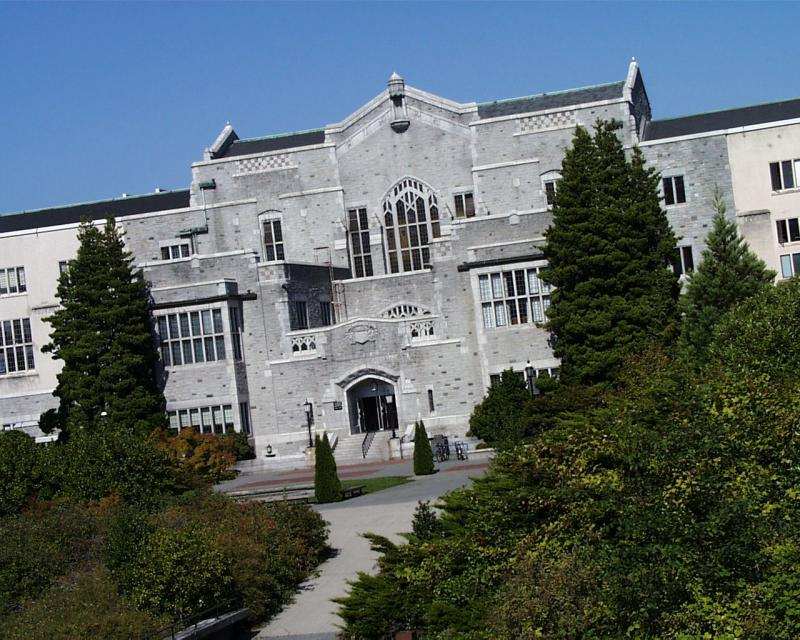
#> input picture networks/img1.jpg, 800 x 640 px; the run also reads 1 picture not shown here
$ jupyter execute --allow-errors demo_PPI_images.ipynb
#> lines starting #> are read from the running program, lines starting #| are printed output that depends on the picture; long printed decimals are rounded
[cell 1]
import time
import networkx
import numpy as np
import scipy
from scipy.optimize import linear_sum_assignment
import cv2

[cell 2]
def compute_alpha(M, delta_f, D, adjacency1, adjacency2, K=0, lamb=1):
    tr_matrix1 = tr_dot(M.T, delta_f)
    tr_matrix2 = tr_dot(delta_f, D.T)
    tr_matrix3 = tr_matrix2
    tr_matrix4 = tr_dot(D.T * adjacency1, D * adjacency2)

    if np.max(K) == 0:
        tr_matrix5 = 0
        tr_matrix6 = 0
    else:

        tr_matrix5 = tr_dot(D.T, K)
        tr_matrix6 = tr_dot(M.T, K)

    tr_matrix1m2m3 = tr_matrix1 - tr_matrix2 - tr_matrix3
    alpha_a = tr_matrix1m2m3 + tr_matrix4
    alpha_b = -tr_matrix1m2m3 - tr_matrix1 + lamb * tr_matrix5 - lamb * tr_matrix6
    alpha_op = -alpha_b / (2 * alpha_a)
    return alpha_op

def tr_dot(a, b):
    # Compute np.trace(a*b)
    trace = np.sum(np.multiply(a, b.T))  #
    return trace

def hugarian(matrix):
    n, m = matrix.shape
    P = np.mat(np.zeros((n, m)))
    row_ind, col_ind = linear_sum_assignment(-matrix)
    P[row_ind, col_ind] = 1
    return P

[cell 3]
def graphmatch_ASM(
    adjacency1, adjacency2, K=0, tol=0.1, alpha=1, lamb=1, gamma0=5, adaptive_alpha=0,niter_max=30
):
    '''
    Find correspondence for pairwise graphs

    Input
    adjacency1/adjacency2:  adjacency matrices for two graphs
    K: product of two feature matrices

    Output
    M: Matching matrix
    runtime: Running time
    '''
    starttime = time.perf_counter()
    n, _ = adjacency1.shape
    m, _ = adjacency2.shape
    big_nm = max(n, m)
    N = np.mat(np.ones((n, m))) / n
    D = np.mat(np.zeros((big_nm, big_nm)))
    gamma = gamma0

    for i in range(niter_max):

        N0 = N
        delta_edges = adjacency1 * N * adjacency2
        D[0:n, 0:m] = delta_edges + lamb * K
        gamma = max(gamma -5, gamma0)
        D, gamma = adaptive_softassign(D, gamma)

        if adaptive_alpha: # Compute optimal alpha
            alpha = compute_alpha(N0, delta_edges, D[0:n, 0:m], adjacency1, adjacency2, K, lamb)
            if alpha >= 0 and alpha < 1:
                print("Alpha is" + str(alpha_op))
            else:
                alpha = 1


        N = (1 - alpha) * N + alpha * D[0:n, 0:m]

        err = abs(N0 / N0.max() - N / N.max()).max()
        print(i, err)
        if err < tol:
            print("Converge")
            break
    M = hugarian(N)
    endtime = time.perf_counter()
    runtime = endtime - starttime
    return M, runtime


def softassign(X, gamma=1):
    # Exponentiate the protfit matrix X to create J
    n, m = X.shape
    X = X/X.max()
    beta = np.log((n + m) / 2) * gamma  #
    J = np.exp(beta *(X))
    # Sinkhorn
    S = sinkhorn(J)
    return S


def sinkhorn(M, num_iters=1000,tol=0.05):
    M = np.array(M)
    n, m = M.shape

    # Initialize the scaling factors u and v
    u, v = np.ones(n), np.ones(m)

    # Run Sinkhorn iterations
    for i in range(num_iters):
        u_new = 1 / np.matmul(M, v)  #Sum of row
        v_new = 1 / np.matmul(M.T, u_new) #Sum of clo

        if i % 5 ==1: # Stopping test
            res_diff =  np.max(np.abs(u-u_new))
            if res_diff<tol:
                u, v = u_new, v_new
                break

        u, v = u_new, v_new

    project_matrix = np.outer(u_new,v_new)
    S = np.multiply(project_matrix, M)
    S = np.mat(S)
    return S

def adaptive_softassign(matrix, gamma_ini=1, eps=0.05):
    matrix = np.array(matrix)
    diff = 10
    Ms0 = softassign(matrix, gamma_ini)
    while diff > eps:
        Ms = np.power(Ms0, ((gamma_ini + 1) / gamma_ini))
        Ms = sinkhorn(Ms)
        diff = np.linalg.norm(Ms - Ms0, 1)
        Ms0 = Ms
        gamma_ini += 1
    Ms = np.mat(Ms)
    return Ms, gamma_ini

# Protein network

#> (a cell that did not finish here is left out)

#> (a cell that did not finish here is left out)

#> (a cell that did not finish here is left out)

# Matching on real image
In this set of experiments,weighted graphs were constructed from images. SIFT(Scale-invariant feature transform) feature descriptor is applied to images. Nodes are selected from key points and edges represent Euclidean distance between nodes.

[cell 7]
img1 = cv2.imread("networks/img1.jpg")
#> img1 is the input picture: shape (640, 800, 3); mean B, G, R 103.5, 101.1, 89.3
img2 = cv2.imread("networks/img2.jpg")
gray1 = cv2.cvtColor(img1, cv2.COLOR_BGR2GRAY)
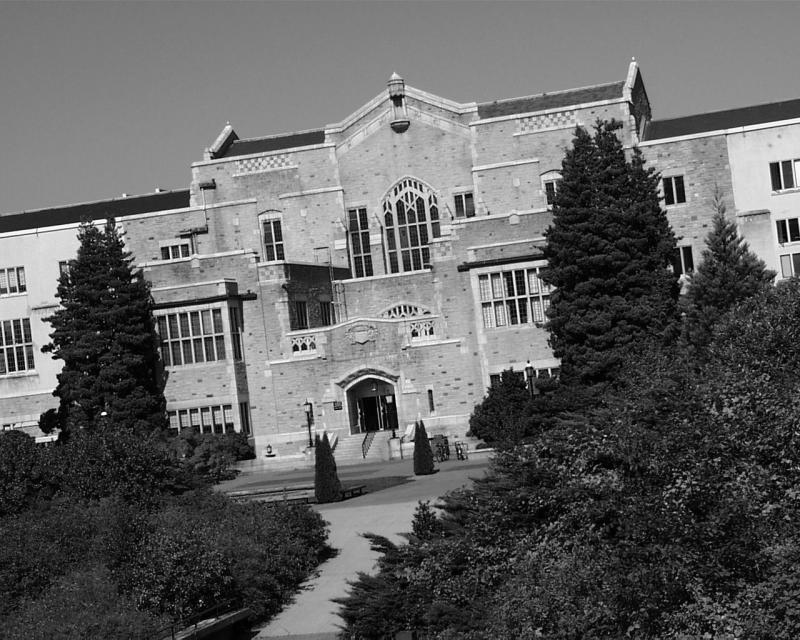
#> gray1: shape (640, 800); min 0, max 255, mean 97.8
gray2 = cv2.cvtColor(img2, cv2.COLOR_BGR2GRAY)
lenth, wide=gray1.shape
#> lenth = 640; wide = 800

## Extract key points

[cell 8]
sift = cv2.xfeatures2d.SIFT_create(nfeatures=1000)
kp1, des1 = sift.detectAndCompute(gray1,None)
#> kp1 = 1000 keypoints; strongest (x, y, size): (295, 348, 4.2), (70, 282, 1.8), (414, 334, 4.3), (304, 347, 4)
kp2, des2 = sift.detectAndCompute(gray2,None)
#> kp2 = 1000 keypoints; strongest (x, y, size): (295, 348, 4.1), (414, 334, 4.2), (406, 194, 2), (304, 347, 3.9)

future1=np.mat(des1)
future2=np.mat(des2)
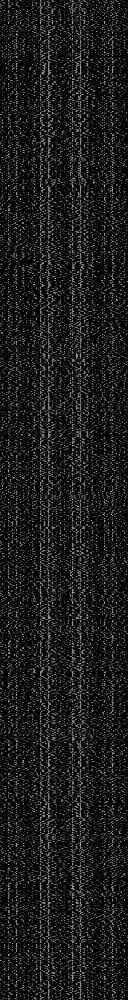
#> future2: shape (1000, 128) float32; min 0, max 190, mean 26.2

[cell 9]
# The key points in picture

# img_with_keypoints = cv2.drawKeypoints(img1, kp1, None, flags = cv2.DRAW_MATCHES_FLAGS_DRAW_RICH_KEYPOINTS)
# cv2.imshow('Image with SIFT Keypoints', img_with_keypoints)
# cv2.waitKey(0)  # Click 'space bar' to close the picture
# cv2.destroyAllWindows()

## Construct  adjacency matrices

[cell 10]
def coordinate(point):
    coordinates=np.mat(np.zeros((len(point),2)))
#> coordinates = 1000 pairs, first value 0 to 0, second value 0 to 0
    for i in range(len(point)):   # range(i)=range(0,i)=[0,i)
        for j in range(2):
            coordinates[i, j] = point[i].pt[j]
#> after the loop, coordinates = 1000 pairs, first value 4.14 to 795.9, second value 75.67 to 636.2
    return coordinates


def EuclidMatrix(coordinates):
    n = coordinates.shape[0]
    edge = np.mat(np.zeros((n, n)))
    for i in range(n):
        for j in range(i + 1, n):
            diffe = coordinates[i] - coordinates[j]
            edge[i, j] = np.sqrt(np.sum(np.multiply(diffe, diffe)))
            #linalg.norm(diffe,ord=2)
            edge[j, i] = edge[i, j]
    return edge

[cell 11]
coordinates1=coordinate(kp1)
#> coordinates1 has the same summary as coordinates in coordinate
coordinates2=coordinate(kp2)
#> coordinates2 = 1000 pairs, first value 4.13 to 795.8, second value 72.16 to 636
adjacency1= EuclidMatrix(coordinates1)
adjacency2= EuclidMatrix(coordinates2)
#> after the loop in EuclidMatrix (call 2), `for i in range(n):`:
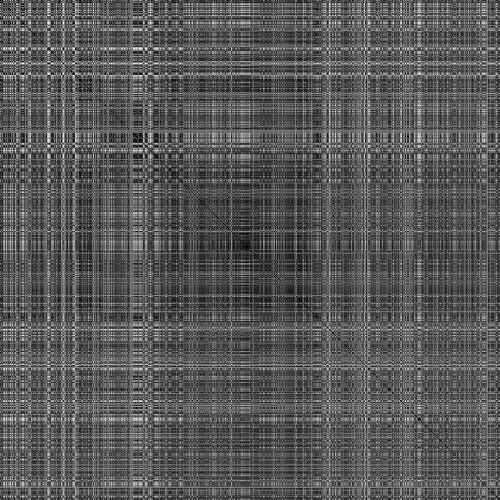
#> edge: shape (1000, 1000) float64 (shown at 1/2 size); min 0, max 829, mean 289.2; drawn with min black and max white

## Select nodes

[cell 12]
def get_index(Feature,counterFeature,numFeature=500):
#> called with numFeature = 1000
    similarityList=[]
    indexList=[]
    for i in range(len(Feature)):
        iSimilaty=np.sum(Feature[i]*counterFeature)# ith feature similarity
        similarityList.append([i,iSimilaty]) # (index,similarity)
#> this loop made 1000 passes
#> iSimilaty on passes 1 to 3: 123841632, 118686200, 116840752
#> after the loop, similarityList = 1000 pairs, first value 0 to 999, second value 93304992 to 142985024
    similarityList=sorted(similarityList, key = lambda x:x[1],reverse =True)  #Sorting according similarities
    for i in range(numFeature):
        indexList.append(similarityList[i][0]) #indexList
#> after the loop, indexList = 1000 values, max 999 at index 89, min 0 at index 147, mean 499.5
    return indexList

def get_kp(index_list,kp):
    new_kp=[]
    for i in index_list:
        new_kp.append(kp[i])
    return new_kp

def get_adjacency(index_list,adjacency):
    row_adjacency=adjacency[index_list]
    new_adjacency=row_adjacency[:,index_list]
    return new_adjacency


def select_feature(des1,des2,kp1,kp2,adjacency1,adjacency2,nfeature=500):
    index_list1=get_index(Feature=des1,counterFeature=des2,numFeature=nfeature)
#> index_list1 has the same summary as indexList in get_index
    sel_future1=np.mat(des1[index_list1])
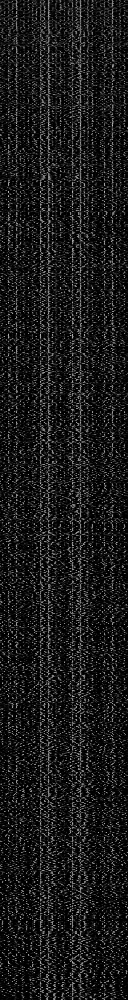
#> sel_future1: shape (1000, 128) float32; min 0, max 191, mean 26.2
    sel_kp1=get_kp(index_list1,kp1)
#> the loop in get_kp, `for i in index_list:` made 1000 passes
#> i on passes 1 to 3: 944, 843, 183
#> after the loop in get_kp, `for i in index_list:`: new_kp has the same summary as kp1 outside get_kp
#> sel_kp1 has the same summary as kp1 outside select_feature
    sel_adjacency1=get_adjacency(index_list1,adjacency1)

    index_list2=get_index(Feature=des2,counterFeature=des1,numFeature=nfeature)
#> the loop in get_index (call 2), `for i in range(len(Feature)):` made 1000 passes
#> iSimilaty on passes 1 to 3: 116847352, 116760432, 123023672
#> index_list2 = 1000 values, max 999 at index 375, min 0 at index 420, mean 499.5
    sel_future2=np.mat(des2[index_list2])
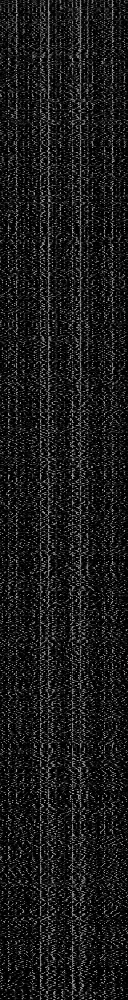
#> sel_future2: shape (1000, 128) float32; min 0, max 190, mean 26.2
    sel_kp2=get_kp(index_list2,kp2)
#> the loop in get_kp (call 2), `for i in index_list:` made 1000 passes
#> i on passes 1 to 3: 990, 677, 769
#> after the loop in get_kp (call 2), `for i in index_list:`: new_kp has the same summary as kp2 outside get_kp
#> sel_kp2 has the same summary as kp2 outside select_feature
    sel_adjacency2=get_adjacency(index_list2,adjacency2)
#> in get_adjacency (call 2), `new_adjacency=row_adjacency[:,index_list]`:
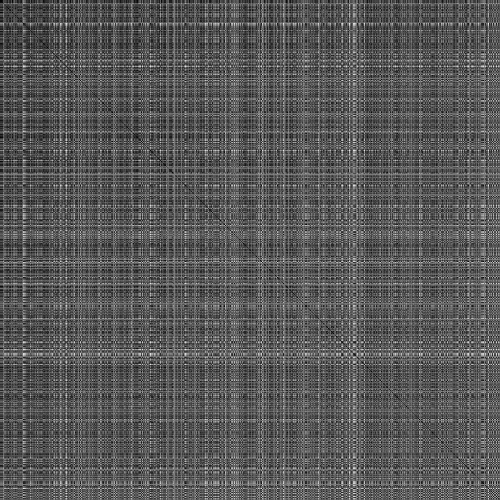
#> new_adjacency: shape (1000, 1000) float64 (shown at 1/2 size); min 0, max 829, mean 289.2; drawn with min black and max white
    return sel_future1,sel_future2,sel_kp1,sel_kp2,sel_adjacency1,sel_adjacency2

[cell 13]
numNodes = 1000

sel_F1,sel_F2,sel_kp1,sel_kp2,sel_A1,sel_A2=select_feature(des1,
                                                           des2,
                                                           kp1,
                                                           kp2,
                                                           adjacency1,
                                                           adjacency2,
                                                           numNodes)
#> sel_kp1 has the same summary as kp1; sel_kp2 has the same summary as kp2
K=sel_F1 * np.transpose(sel_F2)

## Matching

[cell 14]
M, runtime = graphmatch_ASM(sel_A1, sel_A2,  K)
#> the loop in graphmatch_ASM, `for i in range(niter_max): ` made 5 passes
#> (gamma, err) on passes 2 to 5: (18, 0.137), (27, 0.898), (33, 0.41), (31, 0.0576)
#> (gamma, err) on pass 1: (14, 1)
#| 0 1
#| 1 0.1367
#| 2 0.8977
#| 3 0.4105
#| 4 0.05756
#> pass 1, in softassign, `X = X/X.max()`:
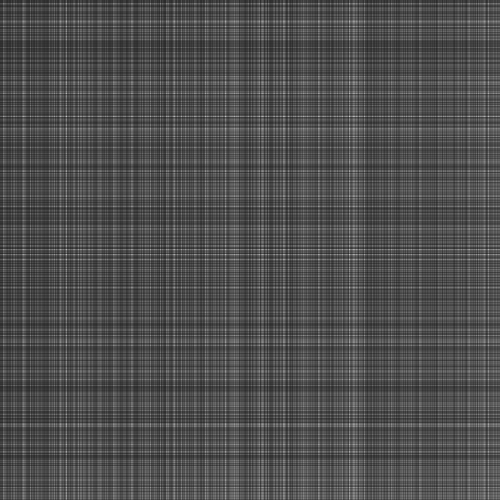
#> X: shape (1000, 1000) float64 (shown at 1/2 size); min 0.159, max 1, mean 0.309
#> after the loop in graphmatch_ASM, `for i in range(niter_max):`:
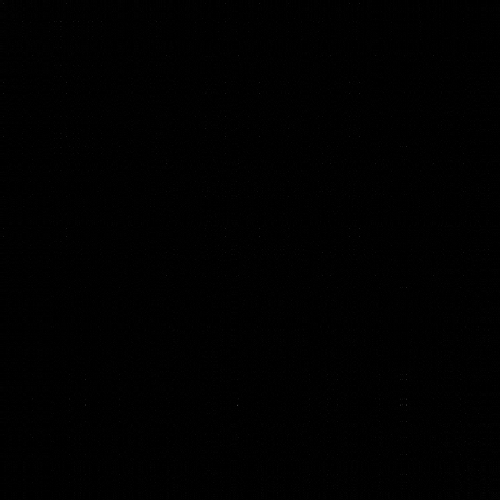
#> N0: shape (1000, 1000) float64 (shown at 1/2 size); min 4.17e-31, max 0.293, mean 0.001; drawn with min black and max white
#> in hugarian, `row_ind, col_ind = linear_sum_assignment(-matrix)`: row_ind = 1000 values from 0 to 999; col_ind = 1000 values, max 999 at index 391, min 0 at index 632, mean 499.5
#> in graphmatch_ASM, `M = hugarian(N)`: M: shape (1000, 1000) float64; values 0 (black) and 1 (white), 0.1% white in thin lines or dots
#> runtime = 1.81

[cell 15]
print('Running time is '+ str(runtime)+ 's')
#| Running time is 1.8127276619999861s

## Error evaluation

$$\frac{1}{4}\|A − M\tilde{A}M^T\|_F^{2}+  \|F − M\tilde{F}^T\|_F^{2}$$

where $\small{\|\|_F^{2}}$ is the Frobenius matrix norm.

The left term can be interpreted as dissimilarity between edges

The right term as dissimilarity between nodes.

[cell 16]
def evaluation(M, adjacency1, adjacency2, future1=0, future2=0):
    dissimilarEdges = adjacency1 - M * adjacency2 * M.T
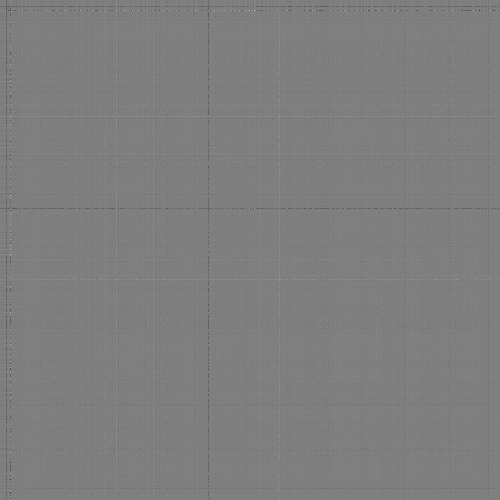
#> dissimilarEdges: shape (1000, 1000) float64 (shown at 1/2 size); min -782.6, max 778.1, mean -5.1; drawn with min black and max white
    errorEdge = np.linalg.norm(dissimilarEdges)/4
#> errorEdge = 8822.6
    errorNode = np.linalg.norm(future1-M*future2)
#> errorNode = 9757.2
    totalError = errorEdge + errorNode
#> totalError = 18579.9
    print(totalError)
#| 18579.852
    return totalError

[cell 17]
evaluation(M,sel_A1, sel_A2,sel_F1,sel_F2)
#> Out = 18579.9

## Visualization of the matching

[cell 18]
def macthingShow(P, img1, img2, kp1, kp2, show_rate=1,color=(0,255,255),thick=2, linetype=4):

#> called with show_rate = 0.2, color = (0, 255, 255), thick = 1, linetype = 4
    pair = np.where(P == 1)  # Size is  (2 , min(n,m)). First row is indexes of nodes of Graph1
#> pair = 1000 positions, rows 0 to 999, columns 0 to 999
    n, m = P.shape
#> n = 1000; m = 1000
    matchNum = min(n, m)  # min(n,m) matching
#> matchNum = 1000
    row1, col1, _ = img1.shape
#> row1 = 640; col1 = 800
    row2, col2, _ = img2.shape
#> row2 = 640; col2 = 800
    out = np.zeros((np.max([row1, row2]), col1 + col2, 3), dtype='uint8')
    out[:row1, :col1] = img1
    out[:row2, col1:] = img2
    coordinates1=coordinate(kp1)
#> coordinates1 has the same summary as coordinates in coordinate
    coordinates2=coordinate(kp2)

    for i in range(matchNum):
        pointA = coordinates1[pair[0][i]]
        pointB = coordinates2[pair[1][i]] + [col1, 0]
        pointa = (int(pointA[0, 0]), int(pointA[0, 1]))
        pointb = (int(pointB[0, 0]), int(pointB[0, 1]))

        if i%(int(1/show_rate))==1 or show_rate==1:
            cv2.line(out, pointa, pointb, color, thickness=thick, lineType=linetype, shift=0)#(a, b, c)
#> this loop made 1000 passes
#> (pointA, pointB, pointa, pointb) on passes 1 to 3: ([[401.1, 219.4]], [[1223.1, 227.2]], (401, 219), (1223, 227)), ([[422, 217.3]], [[1222, 217.1]], (421, 217), (1221, 217)), ([[434.1, 212.7]], [[1268.2, 216.4]], (434, 212), (1268, 216))
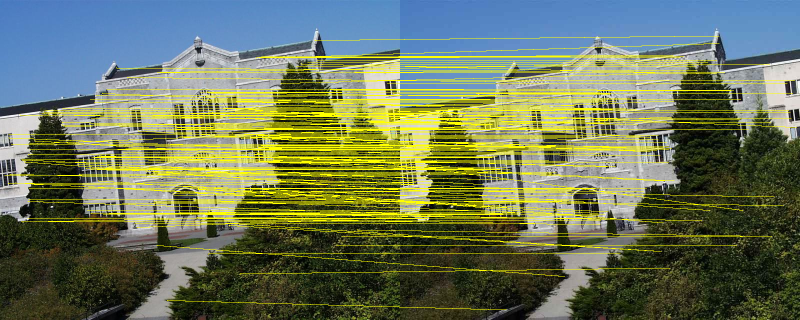
#> out: shape (640, 1600, 3) (shown at 1/2 size); mean B, G, R 90.5, 119.7, 108.5

    plt.imshow(out)
    plt.show()
    return out
